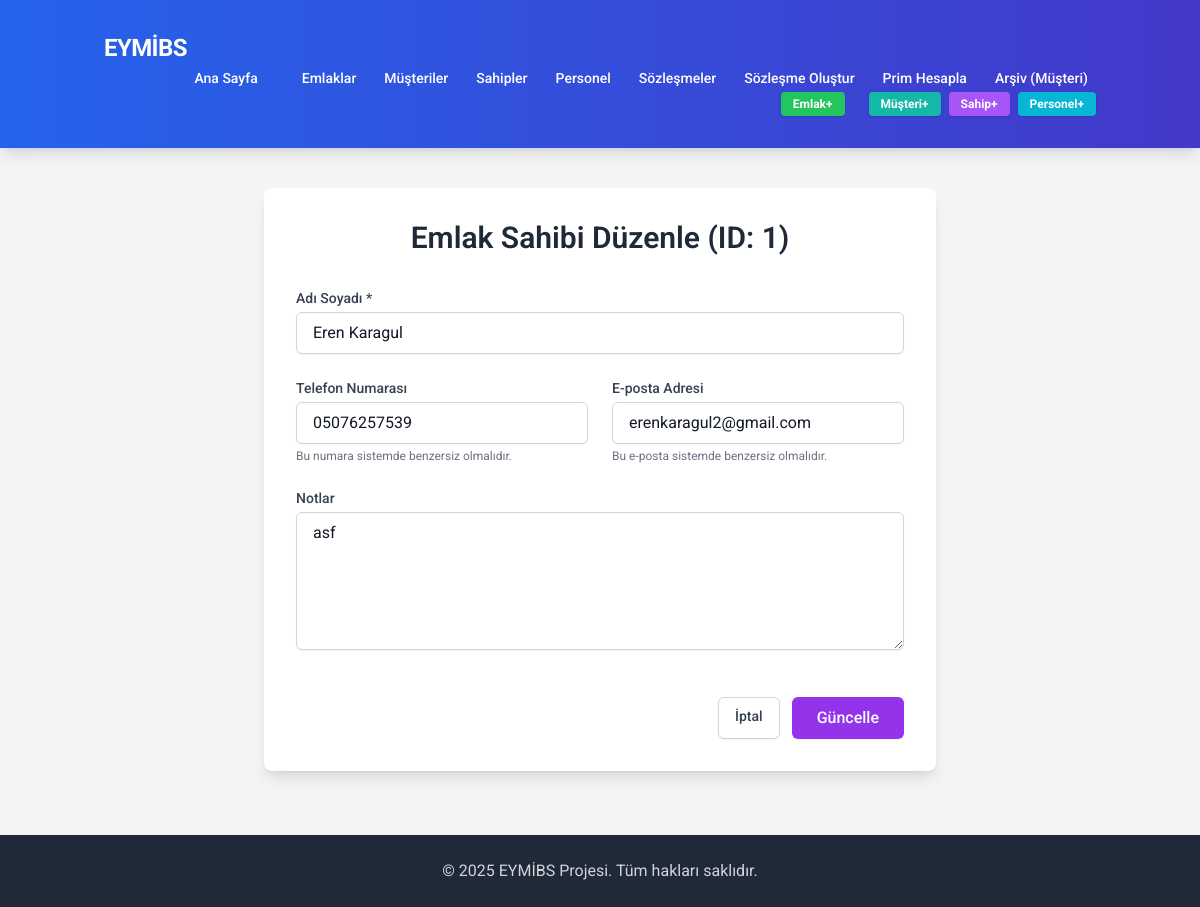
Screenshot of /edit_owner/1 with the database file from the repository.
### tables this page shows
CREATE TABLE owners (
                id INTEGER PRIMARY KEY AUTOINCREMENT,
                name TEXT NOT NULL,
                phone TEXT UNIQUE,
                email TEXT UNIQUE,
                notes TEXT,
                date_added DATETIME DEFAULT CURRENT_TIMESTAMP
            );

### app.py (the view, shortened to what this page needs)
@app.route('/edit_owner/<int:owner_id>', methods=['GET', 'POST'])
def edit_owner(owner_id):
    db = get_db()
    cursor = db.cursor()
    owner_data = None
    try:
        cursor.execute("SELECT * FROM owners WHERE id = ?", (owner_id,))
        owner_data = cursor.fetchone()
    except sqlite3.Error as e:
        flash(f"Sahip bilgileri alınırken hata: {e}", "error")
        return redirect(url_for('list_owners'))
    if owner_data is None:
        abort(404, description=f"ID {owner_id} olan emlak sahibi bulunamadı.")
    return render_template('edit_owner.html', page_title="Emlak Sahibi Düzenle", owner=owner_data)

### app.py (called while the page is built)
def get_db():
    db = getattr(g, '_database', None)
    if db is None:
        try:
            db = g._database = sqlite3.connect(DATABASE)
            db.row_factory = sqlite3.Row # Sonuçları sözlük gibi erişilebilir yapar
            db.execute("PRAGMA foreign_keys = ON") # Yabancı anahtar kısıtlamalarını etkinleştir
            print("Veritabanı bağlantısı başarıyla açıldı.")
        except sqlite3.Error as e:
            print(f"Veritabanı bağlantı hatası: {e}")
            abort(500, description=f"Veritabanına bağlanılamıyor: {e}")
    return db

@app.teardown_appcontext
def close_connection(exception):
    db = getattr(g, '_database', None)
    if db is not None:
        try:
            db.close()
            print("Veritabanı bağlantısı kapatıldı.")
        except sqlite3.Error as e:
            print(f"Veritabanı kapatma hatası: {e}")

@app.context_processor
def inject_now():
    return {'now': datetime.now()}

### templates/edit_owner.html
{% extends "base.html" %}
{% block content %}
<div class="bg-white p-8 rounded-lg shadow-lg max-w-2xl mx-auto">
    <h1 class="text-3xl font-semibold text-gray-800 mb-8 text-center">Emlak Sahibi Düzenle (ID: {{ owner['id'] }})</h1>
    <form action="{{ url_for('edit_owner', owner_id=owner['id']) }}" method="POST" class="space-y-6">
        <div>
            <label for="name" class="block text-sm font-medium text-gray-700 mb-1">Adı Soyadı *</label>
            <input type="text" id="name" name="name" value="{{ owner['name'] | default('', true) }}" class="w-full px-4 py-2 border border-gray-300 rounded-md shadow-sm focus:outline-none focus:ring-2 focus:ring-indigo-500 focus:border-indigo-500" required>
        </div>
        <div class="grid grid-cols-1 md:grid-cols-2 gap-6">
            <div>
                <label for="phone" class="block text-sm font-medium text-gray-700 mb-1">Telefon Numarası</label>
                <input type="tel" id="phone" name="phone" value="{{ owner['phone'] | default('', true) }}" placeholder="Örn: 555 123 4567" class="w-full px-4 py-2 border border-gray-300 rounded-md shadow-sm focus:outline-none focus:ring-2 focus:ring-indigo-500 focus:border-indigo-500">
                 <p class="text-xs text-gray-500 mt-1">Bu numara sistemde benzersiz olmalıdır.</p>
            </div>
            <div>
                <label for="email" class="block text-sm font-medium text-gray-700 mb-1">E-posta Adresi</label>
                <input type="email" id="email" name="email" value="{{ owner['email'] | default('', true) }}" placeholder="Örn: isim@ornek.com" class="w-full px-4 py-2 border border-gray-300 rounded-md shadow-sm focus:outline-none focus:ring-2 focus:ring-indigo-500 focus:border-indigo-500">
                 <p class="text-xs text-gray-500 mt-1">Bu e-posta sistemde benzersiz olmalıdır.</p>
            </div>
        </div>
        <div>
            <label for="notes" class="block text-sm font-medium text-gray-700 mb-1">Notlar</label>
            <textarea id="notes" name="notes" rows="5" placeholder="Emlak sahibi ile ilgili notlar..." class="w-full px-4 py-2 border border-gray-300 rounded-md shadow-sm focus:outline-none focus:ring-2 focus:ring-indigo-500 focus:border-indigo-500">{{ owner['notes'] | default('', true) }}</textarea>
        </div>
        <div class="pt-4 flex justify-end space-x-3">
             <a href="{{ url_for('list_owners') }}" class="inline-flex justify-center py-2 px-4 border border-gray-300 rounded-md shadow-sm text-sm font-medium text-gray-700 bg-white hover:bg-gray-50 focus:outline-none focus:ring-2 focus:ring-offset-2 focus:ring-indigo-500">
                İptal
            </a>
            <button type="submit" class="inline-flex justify-center py-2 px-6 border border-transparent shadow-sm text-base font-medium rounded-md text-white bg-purple-600 hover:bg-purple-700 focus:outline-none focus:ring-2 focus:ring-offset-2 focus:ring-purple-500 transition duration-150 ease-in-out">
                Güncelle
            </button>
        </div>
    </form>
</div>
{% endblock %}

### templates/base.html (style rules this page uses)
body { font-family: 'Inter', sans-serif; }
body { font-family: 'Roboto', 'Inter', sans-serif; }

### rows the page displays
owners: id "1", name "Eren Karagul", phone "05076257539", email "erenkaragul2@gmail.com", notes "asf"
